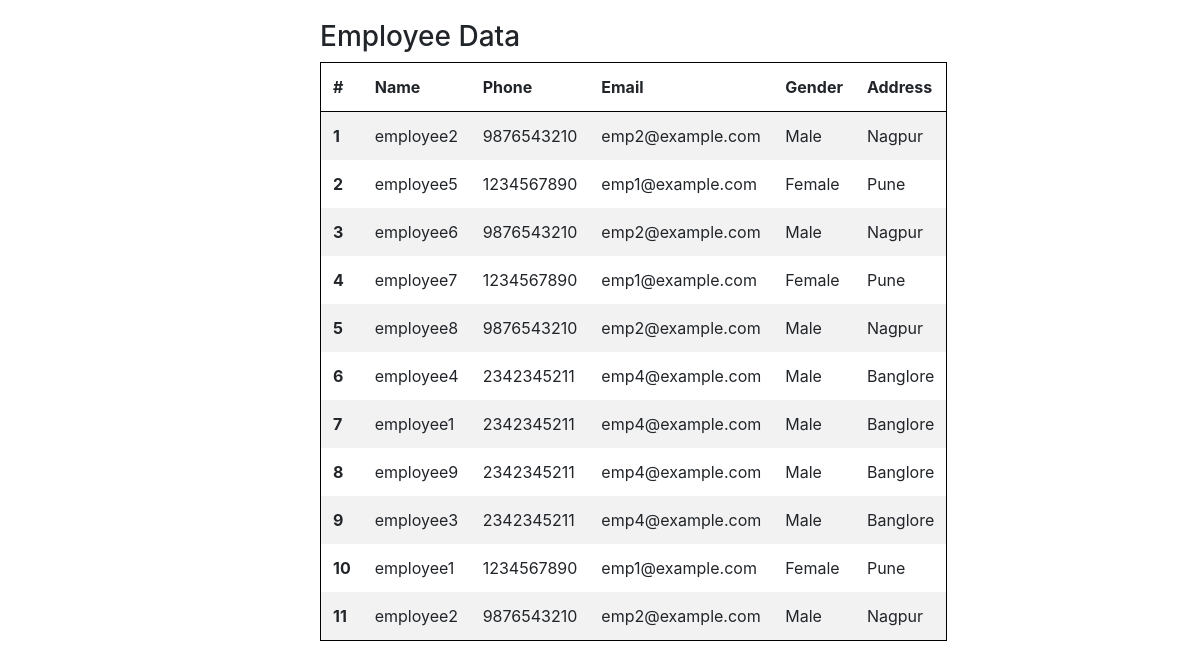
Before: / with the older database file.
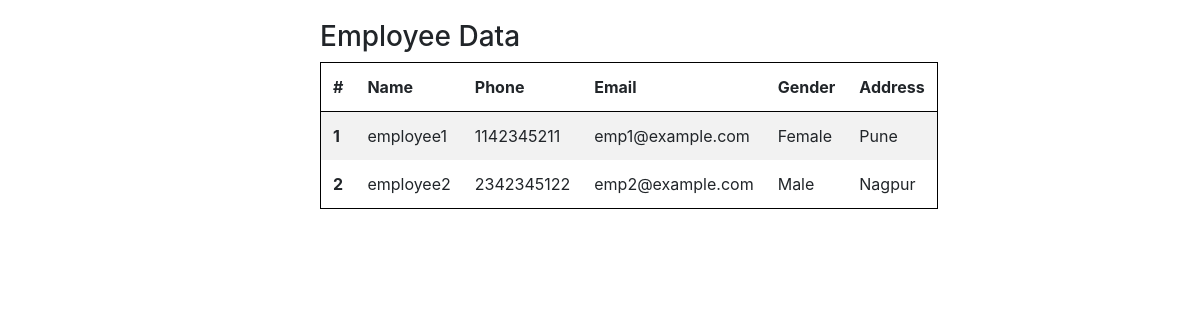
After: the same page with the newer database file.
### api/models.py (models this page shows)
class Employee(models.Model):
	id = models.AutoField(primary_key=True)
	name = models.CharField(max_length=200)
	phone = models.CharField(max_length=200)
	email = models.CharField(max_length=200)
	gender = models.CharField(max_length=50)
	address = models.CharField(max_length=255)
	created_at = models.DateTimeField(auto_now_add=True)
	updated_at = models.DateTimeField(auto_now=True)

### api/views.py (the view)
# urls.py: path('', views.home, name="home"),
def home(request):
    context1 = {'employee' : Employee.objects.all()}
    return render(request, 'home_page.html', context1)

### templates/home_page.html
{% extends 'base.html' %}
{% block content %}
<link rel="stylesheet" href="https://maxcdn.bootstrapcdn.com/bootstrap/4.5.2/css/bootstrap.min.css">
<div style="width: 50%;margin: auto;">
	<div class="card-body">
		<h3>Employee Data</h3>
        <table class="table table-striped table-borderless" style="border: 1px solid black;">
		  <thead>
			<tr>
			  <th scope="col">#</th>
			  <th scope="col">Name</th>
			  <th scope="col">Phone</th>
              <th scope="col">Email</th>
			  <th scope="col">Gender</th>
			  <th scope="col">Address</th>
			</tr>
		  </thead>
		  <tbody style="border: 1px solid black;">
            {% for employee in employee %}
			<tr>
			  <th scope="row">{{ forloop.counter }}</th>
			  <td>{{ employee.name }}</td>
			  <td>{{ employee.phone }}</td>
              <td>{{ employee.email }}</td>
              <td>{{ employee.gender }}</td>
              <td>{{ employee.address }}</td>
			</tr>
            {% endfor %}
          </tbody>
        </table>
    </div>
</div>
{% endblock content %}

### templates/base.html (shortened to what this page needs)
<!DOCTYPE html>
<html lang="en">
<head>
</head>
<body>
{% block content %}
{% endblock content %}
</body>
</html>

Changed rows visible on the page:
removed Employee: name "employee2", phone "9876543210", email "emp2@example.com", gender "Male", address "Nagpur"
removed Employee: name "employee5", phone "1234567890", email "emp1@example.com", gender "Female", address "Pune"
removed Employee: name "employee6", phone "9876543210", email "emp2@example.com", gender "Male", address "Nagpur"
removed Employee: name "employee7", phone "1234567890", email "emp1@example.com", gender "Female", address "Pune"
removed Employee: name "employee8", phone "9876543210", email "emp2@example.com", gender "Male", address "Nagpur"
removed Employee: name "employee4", phone "2342345211", email "emp4@example.com", gender "Male", address "Banglore"
removed Employee: name "employee1", phone "2342345211", email "emp4@example.com", gender "Male", address "Banglore"
removed Employee: name "employee9", phone "2342345211", email "emp4@example.com", gender "Male", address "Banglore"
removed Employee: name "employee3", phone "2342345211", email "emp4@example.com", gender "Male", address "Banglore"
removed Employee: name "employee1", phone "1234567890", email "emp1@example.com", gender "Female", address "Pune"
removed Employee: name "employee2", phone "9876543210", email "emp2@example.com", gender "Male", address "Nagpur"
added Employee: name "employee1", phone "1142345211", email "emp1@example.com", gender "Female", address "Pune"
added Employee: name "employee2", phone "2342345122", email "emp2@example.com", gender "Male", address "Nagpur"
